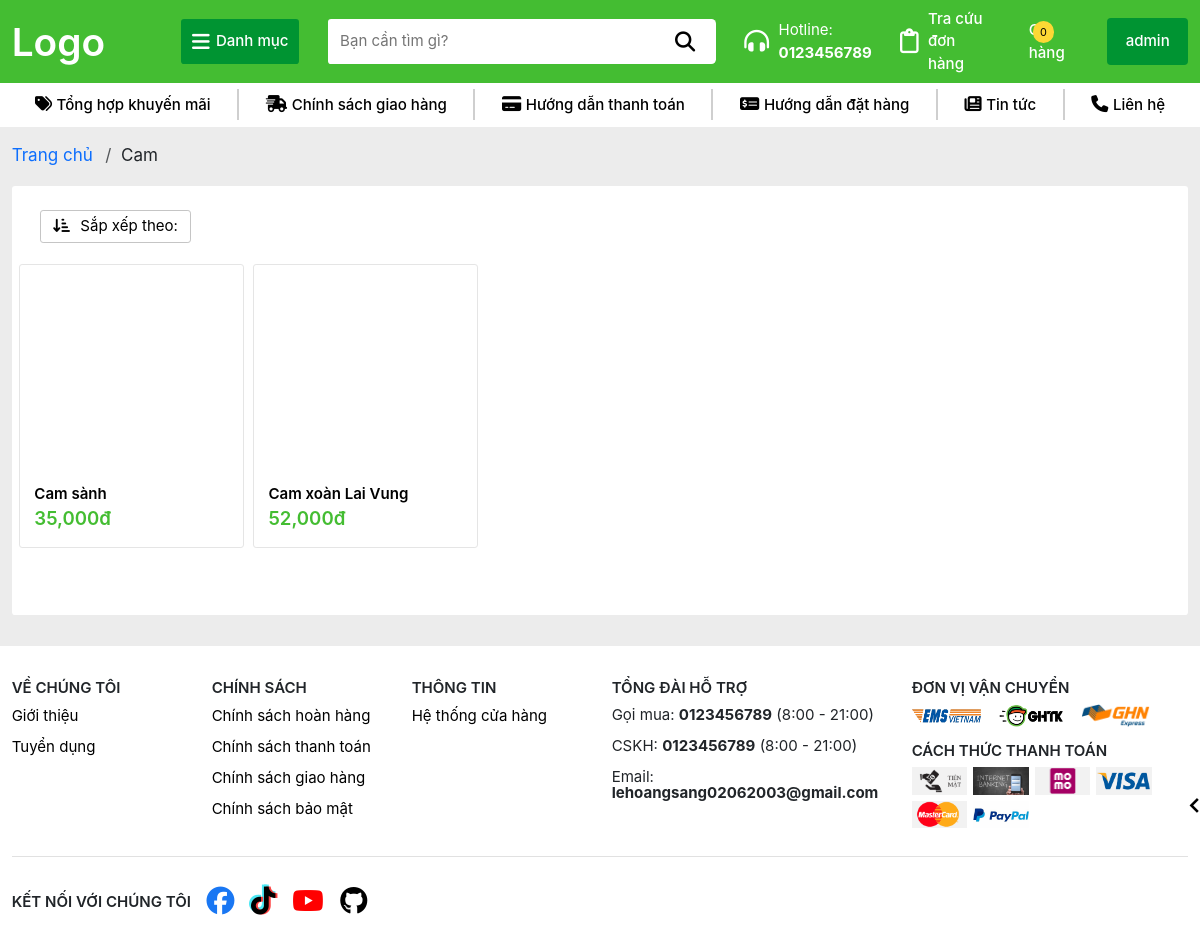
/loai/LOAI001 (signed in), run on the app's committed database.
### TraiCay/models.py (models this page shows, shortened)
class Loai(models.Model):
    MaLoai = models.CharField(max_length=10, primary_key=True)
    TenLoai = models.CharField(max_length=100, unique=True)

class SanPham(models.Model):
    MaSP = models.CharField(max_length=10, primary_key=True)
    MaLoai = models.ForeignKey(Loai, on_delete=models.SET_NULL, null=True)
    TenSP = models.CharField(max_length=100, unique=True)
    DonGia = models.DecimalField(max_digits=10, decimal_places=2)
    MoTa = models.TextField()
    def HinhAnh(self):
        hinhanhsp = self.hinhanhsp_set.first()
        return hinhanhsp.HinhAnh if hinhanhsp else None
    def TonKho(self):
        return sum([chitiet.SoLuongTon for chitiet in self.chitietkho_set.all()])

### TraiCay/views.py (the view)
# urls.py: path('loai/<str:id>', views.loc_theo_loai, name='LocTheoLoai'),
def loc_theo_loai(request, id):
    loai = None
    if id == 'all':
        sanpham = SanPham.objects.all()
    else:
        loai = get_object_or_404(Loai, pk=id)
        sanpham = SanPham.objects.filter(MaLoai = loai)
    limit = 20
    page = request.GET.get('page', 1)
    sanpham_paginator = Paginator(sanpham, limit)
    try:
        sanpham_page = sanpham_paginator.get_page(page)
    except PageNotAnInteger:
        sanpham_page = sanpham_paginator.get_page(1)
    except EmtyPage:
        sanpham_page = sanpham_paginator.get_page(sanpham_paginator.num_pages)
    current_page = sanpham_page.number
    num_pages = sanpham_paginator.num_pages
    page_range = sanpham_paginator.page_range
    previous_page = current_page - 1
    next_page = current_page + 1
    start_page = current_page - 1 if current_page > 1 else 1
    end_page = current_page + 1 if current_page < num_pages else num_pages
    context = {
        'Fruits': sanpham_page,
        'current_page': current_page,
        'num_pages': num_pages,
        'page_range': page_range,
        'previous_page': previous_page,
        'next_page': next_page,
        'start_page': start_page,
        'end_page': end_page,
        'Loai': loai
    }
    return render(request, 'loai.html', context)

### TraiCay/templates/loai.html (shortened to what this page needs)
{% extends 'layout/base.html' %}
{% block content %}
    {% load humanize %}
    {% load static %}
    <section class="breadcrumb">
        <ul class="breadcrumb-list d-flex">
            <li class="breadcrumb-item">
                <a href="/">
                    Trang chủ
                </a>
            </li>
            <li class="breadcrumb-item">
                {% if Loai %}
                    {{Loai.TenLoai}}
                {% else %}
                    <span>Tất cả sản phẩm</span>
                {% endif %}
            </li>
        </ul>
    </section>
    <section class="filter-products">
        <div class="filter-box d-flex justify-content-between mt-2 mb-3 gap-2">
            <div class="filter-button-list d-flex flex-wrap gap-2 align-items-center">
                <div class="sort-dropdown-box d-flex align-items-center justify-content-end">
                    <div class="sort-dropdown">
                        <button class="sort-dropdown-btn">
                            <i class="fa-solid fa-arrow-down-short-wide"></i>
                            Sắp xếp theo:
                        </button>
                    </div>
                </div>
            </div>
        </div>
        {% if not Fruits %}
            <div class="filter-error mt-3 mb-5 px-3 d-flex flex-column align-items-center justify-content-center">
                <p class="text-center">
                    Có thể các sản phẩm này chưa được cập nhật hoặc đã hết hàng, vui lòng chọn danh mục sản phẩm khác
                </p>
                <button class="to-home-page-btn" onclick="window.location.href='/'">
                    QUAY LẠI TRANG CHỦ
                </button>
            </div>
        {% else %}
            <div class="filter-item-list">
                {% for fruit in Fruits %}
                    <div class="filter-item">
                        <div class="product-box">
                            <a href="/sanpham/{{fruit.MaSP}}" class="product-link">
                                <div class="product-image lazy-loading">
                                </div>
                            </a>
                            <a href="/sanpham/{{fruit.MaSP}}" class="product-link">
                                <div class="product-name">
                                    {{fruit.TenSP}}
                                </div>
                            </a>
                            <div class="product-price d-flex align-items-center">
                                <span>{{ fruit.DonGia|floatformat:"0"|intcomma }}đ</span>
                            </div>
                        </div>
                    </div>
                {% endfor %}
            </div>
        {% endif %}
    </section>
{% endblock %}

### TraiCay/templates/layout/base.html (shortened to what this page needs)
<!DOCTYPE html>
<html lang="en">
<head>
    {% load static %}
    <link rel="stylesheet" href="https://cdnjs.cloudflare.com/ajax/libs/font-awesome/6.4.2/css/all.min.css"
 />
    <link href='https://unpkg.com/boxicons@2.1.4/css/boxicons.min.css' rel='stylesheet'>
    <link href="https://cdn.jsdelivr.net/npm/bootstrap@5.3.1/dist/css/bootstrap.min.css" rel="stylesheet"
>
    <link rel="stylesheet" type="text/css" href="https://cdn.jsdelivr.net/npm/slick-carousel@1.8.1/slick/slick.css" />
    <link rel="stylesheet" type="text/css" href="{% static 'css/home.css' %}" />
    <link rel="stylesheet" type="text/css" href="{% static 'css/style.css' %}" />
    <link rel="stylesheet" type="text/css" href="{% static 'css/collections.css' %}" />
    <link rel="stylesheet" type="text/css" href="{% static 'css/product.css' %}" />
    <link rel="stylesheet" type="text/css" href="{% static 'css/account.css' %}" />
    <link rel="stylesheet" type="text/css" href="{% static 'css/cart.css' %}" />
</head>
<body>
    <header>
        <div class="container-xxl">
            <div id="header">
                <div class="header-box">
                    <a href="\" class="logo">
                        <span>Logo</span>
                    </a>
                </div>
                <div class="categories-btn">
                    <i class="fa-solid fa-bars"></i>
                    <span>Danh mục</span>
                </div>
                <div class="search d-flex align-items-center">
                    <form action="/timkiem" method="GET" class="search-form">
                        <input type="text" id="search" name="q" class="search-box" placeholder="Bạn cần tìm gì?" required autocomplete="off" />
                        <button type="submit" class="search-btn"><i class="fa-solid fa-magnifying-glass"></i></button>
                    </form>
                </div>
                <div class="header-hotline">
                    <i class="fa-solid fa-headphones-simple header-icon"></i>
                    <span>
                        Hotline: <br />
                        <b>0123456789</b>
                    </span>
                </div>
                <div class="order-check">
                    <a href="/taikhoan#orders">
                        <i class="fa-regular fa-clipboard header-icon"></i>
                        <span>Tra cứu đơn hàng</span>
                    </a>
                </div>
                <div class="header-btn">
                    <div class="cart-btn">
                        <a href="/giohang">
                            <div class="cart-count-holder">
                                <div class="cart-count">0</div>
                            </div>
                            <span>Giỏ <br>hàng</span>
                        </a>
                    </div>
                </div>
                <div class="login-btn-box position-relative">
                    <div class="login-btn">
                        {% if user.is_authenticated %}
                            <a href="/taikhoan" class="logged-link">
                                <span>{{user.username}}</span>
                            </a>
                        {% endif %}
                    </div>
                </div>
            </div>
        </div>
    </header>
    <nav>
        <div class="container-xxl">
            <div class="navigation">
                <a href="javascript:void(0)" class="nav-item">
                    <i class="fa-solid fa-tags nav-icon"></i>
                    <span>Tổng hợp khuyến mãi</span>
                </a>
                <div class="nav-break"></div>
                <a href="javascript:void(0)" class="nav-item">
                    <i class="fa-solid fa-truck-fast nav-icon"></i>
                    <span>Chính sách giao hàng</span>
                </a>
                <div class="nav-break"></div>
                <a href="javascript:void(0)" class="nav-item">
                    <i class="fa-solid fa-credit-card nav-icon"></i>
                    <span>Hướng dẫn thanh toán</span>
                </a>
                <div class="nav-break"></div>
                <a href="javascript:void(0)" class="nav-item">
                    <i class="fa-solid fa-money-check-dollar nav-icon"></i>
                    <span>Hướng dẫn đặt hàng</span>
                </a>
                <div class="nav-break"></div>
                <a href="javascript:void(0)" class="nav-item">
                    <i class="fa-solid fa-newspaper nav-icon"></i>
                    <span>Tin tức</span>
                </a>
                <div class="nav-break"></div>
                <a href="/about" class="nav-item">
                    <i class="fa-solid fa-phone nav-icon"></i>
                    <span>Liên hệ</span>
                </a>
            </div>
        </div>
    </nav>
    <main>
        <div class="container-xxl">
            {% block content %}
            {% endblock %}
        </div>
    </main>
    <footer>
        <div class="container-xxl">
            <div class="row">
                <div class="col-sm-12 col-md-6 col-lg-2">
                    <div class="footer-col">
                        <div class="footer-title d-flex justify-content-between">
                            VỀ CHÚNG TÔI
                        </div>
                        <div class="footer-content">
                            <a href="/about">Giới thiệu</a>
                            <a href="javascript:void(0)">Tuyển dụng</a>
                        </div>
                    </div>
                </div>
                <div class="col-sm-12 col-md-6 col-lg-2">
                    <div class="footer-col">
                        <div class="footer-title d-flex justify-content-between">
                            CHÍNH SÁCH
                        </div>
                        <div class="footer-content">
                            <a href="javascript:void(0)">Chính sách hoàn hàng</a>
                            <a href="javascript:void(0)">Chính sách thanh toán</a>
                            <a href="javascript:void(0)">Chính sách giao hàng</a>
                            <a href="javascript:void(0)">Chính sách bảo mật</a>
                        </div>
                    </div>
                </div>
                <div class="col-sm-12 col-md-6 col-lg-2">
                    <div class="footer-col">
                        <div class="footer-title d-flex justify-content-between">
                            THÔNG TIN
                        </div>
                        <div class="footer-content">
                            <a href="javascript:void(0)">Hệ thống cửa hàng</a>
                        </div>
                    </div>
                </div>
                <div class="col-sm-12 col-md-6 col-lg-3">
                    <div class="footer-col">
                        <div class="footer-title d-flex justify-content-between">
                            TỔNG ĐÀI HỖ TRỢ
                        </div>
                        <div class="footer-content">
                            <div class="footer-list-info">
                                <p>
                                    <span>Gọi mua:</span>
                                    <span>0123456789</span>
                                    <span>(8:00 - 21:00)</span>
                                </p>
                                <p>
                                    <span>CSKH:</span>
                                    <span>0123456789</span>
                                    <span>(8:00 - 21:00)</span>
                                </p>
                                <p>
                                    <span>Email:</span>
                                    <span>lehoangsang02062003@gmail.com</span>
                                </p>
                            </div>
                        </div>
                    </div>
                </div>
                <div class="col-sm-12 col-md-6 col-lg-3">
                    <div class="footer-col">
                        <div class="footer-col">
                            <div class="footer-title d-flex justify-content-between">
                                ĐƠN VỊ VẬN CHUYỂN
                            </div>
                            <div class="footer-content">
                                <div class="footer-delivery d-flex flex-wrap">
                                    <img src="{% static 'images/delivery/emsvn-logo.png' %}" alt="EMS VN" class="delivery-logo">
                                    <img src="{% static 'images/delivery/ghtk-logo.png' %}" alt="GHTK" class="delivery-logo">
                                    <img src="{% static 'images/delivery/ghn-logo.png' %}" alt="GHN" class="delivery-logo">
                                </div>
                            </div>
                        </div>
                    </div>
                    <div class="footer-col">
                        <div class="footer-col">
                            <div class="footer-title d-flex justify-content-between">
                                CÁCH THỨC THANH TOÁN
                            </div>
                            <div class="footer-content">
                                <div class="footer-paylist d-flex flex-wrap">
                                    <img src="{% static 'images/payment/cash-payment.png' %}" alt="" class="payment-item">
                                    <img src="{% static 'images/payment/internet-banking.jpg' %}" alt="..." class="payment-item">
                                    <img src="{% static 'images/payment/momo.png' %}" alt="" class="payment-item">
                                    <img src="{% static 'images/payment/visa.png' %}" alt="" class="payment-item">
                                    <img src="{% static 'images/payment/mastercard.png' %}" alt="" class="payment-item">
                                    <img src="{% static 'images/payment/paypal.jpg' %}" alt="" class="payment-item" />
                                </div>
                            </div>
                        </div>
                    </div>
                </div>
            </div>
            <div class="footer-break"></div>
            <div class="footer-bottom d-flex align-items-center">
                <div class="footer-title">
                    KẾT NỐI VỚI CHÚNG TÔI
                </div>
                <div class="social-list">
                    <a href="javascript:void(0)" class="social-link">
                        <i class="fa-brands fa-facebook social-icon"></i>
                    </a>
                    <a href="javascript:void(0)" class="social-link">
                        <i class="fa-brands fa-tiktok social-icon"></i>
                    </a>
                    <a href="javascript:void(0)" class="social-link">
                        <i class="fa-brands fa-youtube social-icon"></i>
                    </a>
                    <a href="javascript:void(0)" class="social-link">
                        <i class="fa-brands fa-github social-icon"></i>
                    </a>
                </div>
            </div>
        </div>
    </footer>
    <section class="change-theme position-fixed">
        <div class="change-theme-wrapper position-relative">
            <i class='bx bx-chevron-left toogle-theme-btn position-absolute'></i>
        </div>
    </section>
</body>
</html>

### data on the page
Loai: TenLoai "Cam"
SanPham: TenSP "Cam sành", DonGia "35,000"
SanPham: TenSP "Cam xoàn Lai Vung", DonGia "52,000"

### other printed values
{{ user.username }} "admin"
